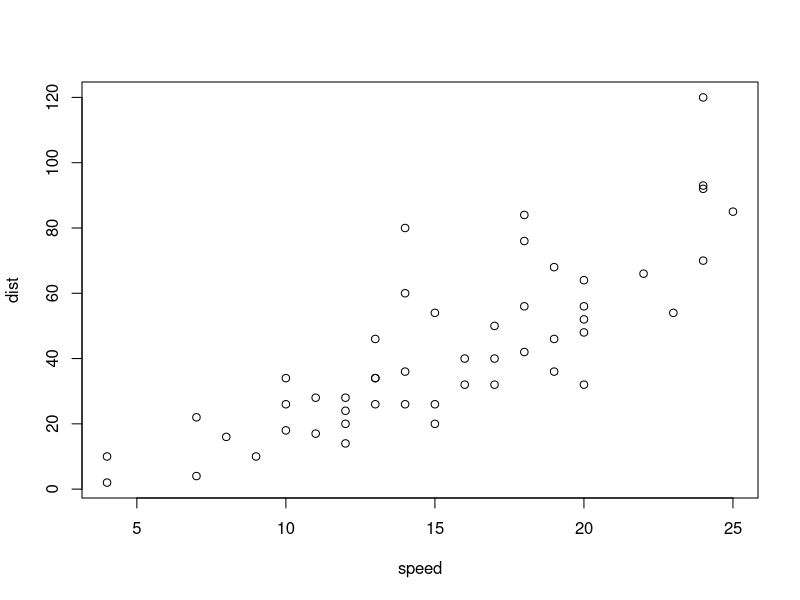
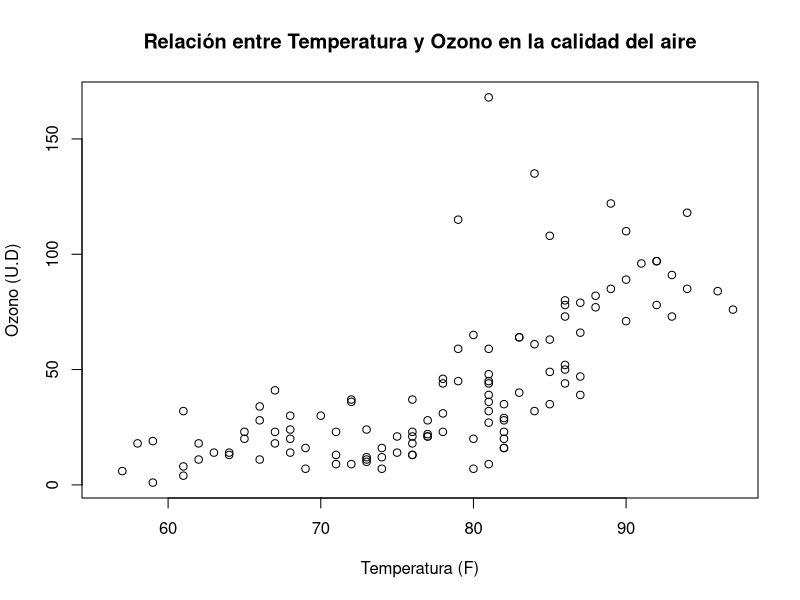
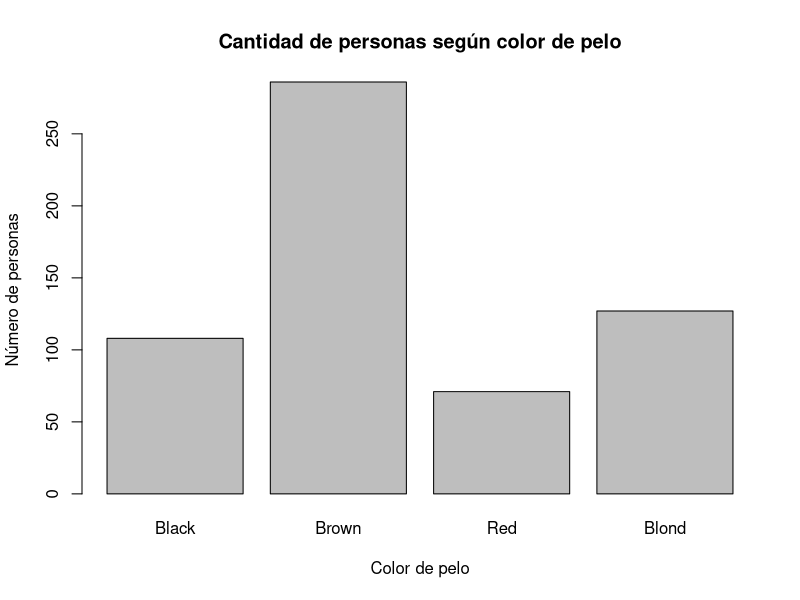
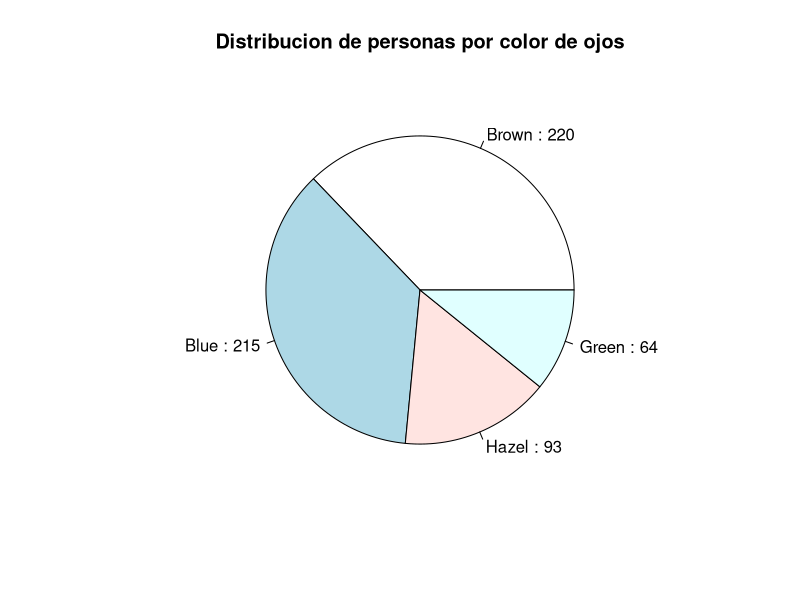
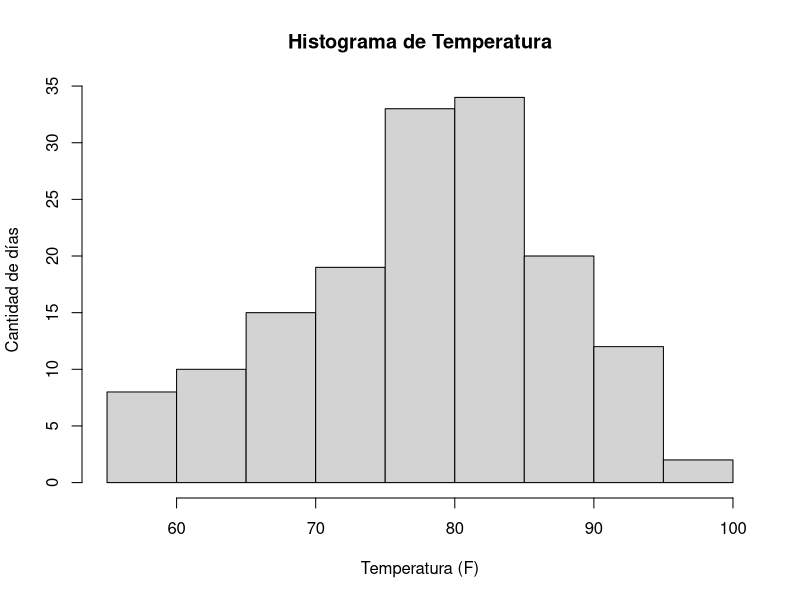
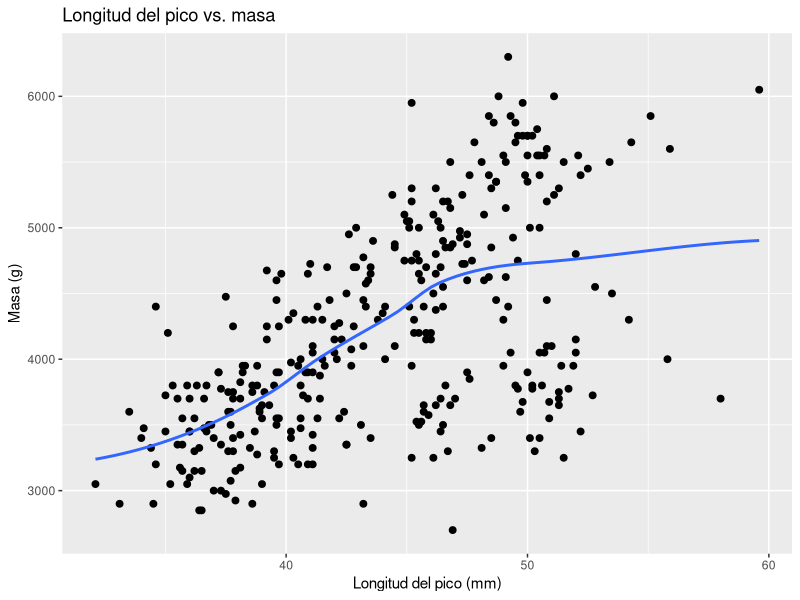
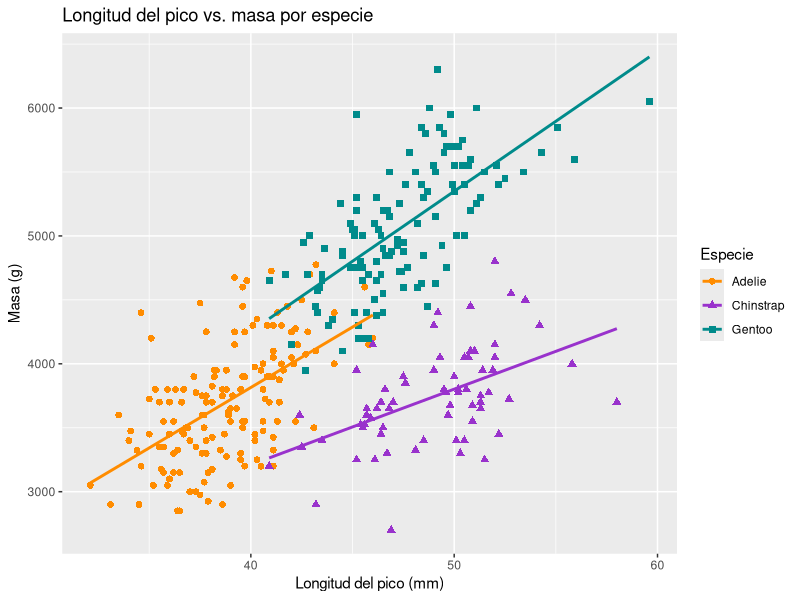

Here is the R script that generated these plots, in order:
## ---- chunk 1

library(tidyverse)
library(palmerpenguins)
## ---- chunk 2
#| label: grafico-dispersion-cars
#| code-fold: true
plot(cars)
## ---- chunk 3
plot(
 x=airquality$Temp,
 y=airquality$Ozone,
 xlab="Temperatura (F)",
 ylab="Ozono (U.D)",
 main="Relación entre Temperatura y Ozono en la calidad del aire"
)
## ---- chunk 4
personas_colorpelo <- aggregate(Freq ~ Hair, data = HairEyeColor, FUN = sum)
barplot(
 personas_colorpelo$Freq,
 names.arg = personas_colorpelo$Hair,
 main = "Cantidad de personas según color de pelo",
 xlab = "Color de pelo",
 ylab = "Número de personas"
)
## ---- chunk 5
data("HairEyeColor")
personas_colorojos <- aggregate(Freq ~ Eye, data = HairEyeColor, FUN = sum)
pie(
 x= personas_colorojos$Freq,
 main = "Distribucion de personas por color de ojos",
 labels = paste(personas_colorojos$Eye, ":", personas_colorojos$Freq)
)
## ---- chunk 6
data(airquality)
hist(airquality$Temp,
 main = "Histograma de Temperatura",
 xlab = "Temperatura (F)",
 ylab = "Cantidad de días"
)
## ---- chunk 7
# Gráfico de dispersión de longitud del pico vs masa (peso)
penguins |>
  ggplot(aes(x = bill_length_mm, y = body_mass_g)) +
  geom_point(size = 2) +
  geom_smooth(method = "loess", se = FALSE) +
  ggtitle("Longitud del pico vs. masa") +
  xlab("Longitud del pico (mm)") +
  ylab("Masa (g)") +
  labs(color = "Especie", shape = "Especie")
## ---- chunk 8
# Gráfico de dispersión de longitud del pico vs masa (peso) por especie
penguins |>
  ggplot(aes(x = bill_length_mm, y = body_mass_g)) +
  geom_point(aes(color = species,
                 shape = species),
             size = 2) +
  geom_smooth(method = "lm", se = FALSE, aes(color = species)) +
  scale_color_manual(values = c("darkorange", "darkorchid", "cyan4")) +
  ggtitle("Longitud del pico vs. masa por especie") +
  xlab("Longitud del pico (mm)") +
  ylab("Masa (g)") +
  labs(color = "Especie", shape = "Especie")
